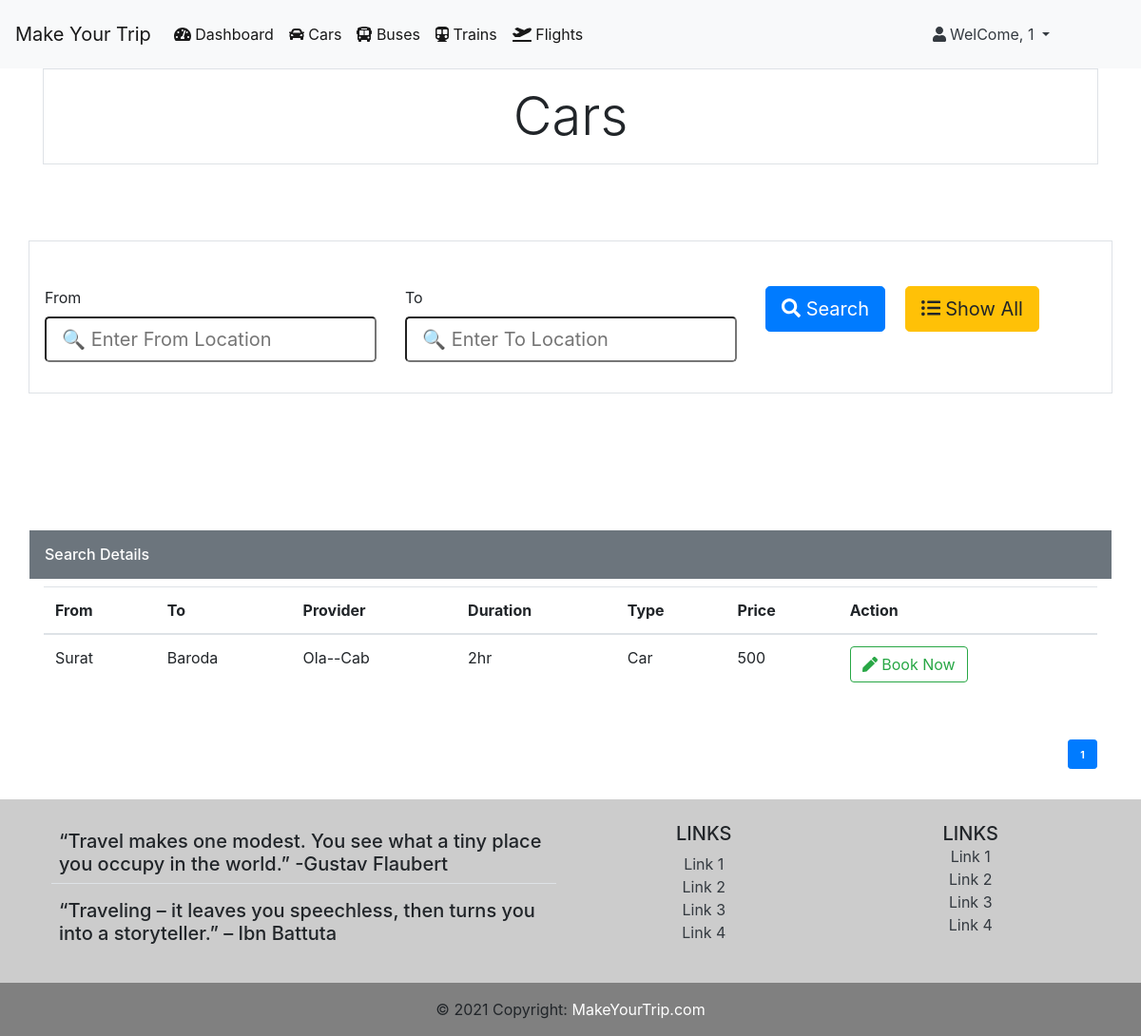
The page /car/ (signed in) on the database its author committed.
### myapp/models.py (models this page shows)
class VehicleModel(models.Model):
    provider = models.CharField(max_length=200)
    from_location = models.CharField(max_length=200)
    to_location = models.CharField(max_length=200)
    price = models.IntegerField()
    duration = models.CharField(max_length=200)
    v_class = models.CharField(max_length=200)
    v_type = models.CharField(choices=vehical_type,max_length=100)
    objects= models.Manager()

### myapp/views.py (the view)
# urls.py: path('car/', CarView, name='car'),
def CarView(request):
    if request.user.is_authenticated:
        carset = VehicleModel.objects.filter(v_type='Car')
        myFilter =SearchFilter(request.GET,queryset=carset)
        carset = myFilter.qs
        paginator = Paginator(carset, 3, orphans=1)
        page_number = request.GET.get('page')
        carset = paginator.get_page(page_number)
        context = {'carset':carset,'myFilter':myFilter,'page_number':page_number}
        return render(request,'car.html',context)
    else:
        messages.info(request, '☹︎ Please Login First')
    return redirect('/signin')

### myapp/templates/car.html (shortened to what this page needs)
{% extends 'base.html' %}
{% load widget_tweaks %}
{% block body %}
<div class="container">
    <div class="col-12 border">
        <div class="p-3 display-4 text-center">Cars</div>
    </div>
    <div class="row">
        <div class="col-12 border mx-auto p-3" style="margin-top: 5rem;">
            <form method="GET">
                <div class="row">
                    <div class="col" style="margin-top: 1.9rem;">
                        <div class="form-group ">
                            <label for="inputState">From</label>
                            {% render_field myFilter.form.from_location class='form-control-lg' placeholder='🔍 Enter From Location' %}
                        </div>
                    </div>
                    <div class="col" style="margin-top: 1.9rem;">
                        <div class="form-group ">
                            <label for="inputState">To</label>
                            {% render_field myFilter.form.to_location class='form-control-lg' placeholder='🔍 Enter To Location' %}
                        </div>
                    </div>
                    <div class="col">
                        <button type="submit" class="btn btn-primary btn-lg" style="margin-top: 1.9rem; " type="submit"><i class="fas fa-search"></i> Search</button>
                        <a href="{% url 'car' %}" class="btn btn-warning btn-lg ml-3" style="margin-top: 1.9rem; " type="submit"><i class="fas fa-list-ul"></i> Show All</a>
                    </div>
                </div>
            </form>
        </div>
    </div>
    <div class="row ">
        <div class="col-12 mx-auto p-3" style="margin-top: 5rem;">
            <div class=" row bg-secondary mt-5 text-white p-3 h6">Search Details</div>
            <table class="table table-hover">
                <thead>
                  <tr>
                    <th scope="col">From</th>
                    <th scope="col">To</th>
                    <th scope="col">Provider</th>
                    <th scope="col">Duration</th>
                    <th scope="col">Type</th>
                    <th scope="col">Price</th>
                    <th scope="col">Action</th>
                  </tr>
                </thead>
                <tbody>
                  {% for i in carset %}
                  <tr>
                    <td scope="row">{{i.from_location}}</td>
                    <td scope="row">{{i.to_location}}</td>
                    <td scope="row">{{i.provider}}</td>
                    <td scope="row">{{i.duration}}</td>
                    <td scope="row">{{i.v_type}}</td>
                    <td scope="row">{{i.price}}</td>
                    <td scope="row">
                        <a class="btn btn-outline-success" href="{% url 'booking' i.id %}"><i class="fas fa-pen"></i> Book Now</a>
                    </td>
                  </tr>
                  {% empty %}
                  <div class="alert alert-danger" role="alert">
                    <div class="text-center"><strong>-------------- No Any Cars Available --------------</strong></div>
                  </div>
                  {% endfor %}
                </tbody>
              </table>
            <div class="container mt-5">
                <div class="row float-right ">
                    <span class="m-0 p-0">
                        <span>{% for pg in carset.paginator.page_range %}
                            {% if carset.number == pg %}
                            <a href="?page={{pg}}" class="btn btn-sm btn-primary">
                                <span class="badge">{{pg}}</span>
                            </a>
                            {% else %}
                            <a href="?page={{pg}}" class="btn btn-sm btn-secondary">
                                <span class="badge">{{pg}}</span>
                            </a>
                            {% endif %}
                            {% endfor %}</span>
                    </span>
                </div>
            </div>
        </div>
    </div>
</div>
{% endblock body %}

### myapp/templates/base.html (shortened to what this page needs)
<!doctype html>
<html lang="en">
<head>
    <link rel="stylesheet" href="https://cdn.jsdelivr.net/npm/bootstrap@4.5.3/dist/css/bootstrap.min.css"
>
    <link rel="stylesheet" href="https://cdnjs.cloudflare.com/ajax/libs/font-awesome/5.15.3/css/all.min.css">
</head>
<body>
    {% if user.is_authenticated %}
    <nav class="navbar navbar-expand-lg navbar-light bg-light">
        <a class="navbar-brand" href="{% url 'home' %}">Make Your Trip</a>
        <div class="collapse navbar-collapse" id="navbarSupportedContent">
            <ul class="navbar-nav mr-auto">
                <li class="nav-item active">
                    <a class="nav-link" href="{% url 'dashboard' %}"><i class="fas fa-tachometer-alt"></i> Dashboard<span class="sr-only">(current)</span></a>
                </li>
                <li class="nav-item active">
                    <a class="nav-link" href="{% url 'car' %}"><i class="fas fa-car"></i> Cars<span class="sr-only">(current)</span></a>
                </li>
                <li class="nav-item active">
                    <a class="nav-link" href="{% url 'bus' %}"><i class="fas fa-bus-alt"></i> Buses<span class="sr-only">(current)</span></a>
                </li>
                <li class="nav-item active">
                    <a class="nav-link" href="{% url 'train' %}"><i class="fas fa-subway"></i> Trains<span class="sr-only">(current)</span></a>
                </li>
                <li class="nav-item active">
                    <a class="nav-link" href="{% url 'flight' %}"><i class="fas fa-plane-departure"></i> Flights<span class="sr-only">(current)</span></a>
                </li>
            </ul>
            <li class="nav-item dropdown navbar mr-5 text-dark">
                <a class="nav-link dropdown-toggle text-dark" href="#" id="navbarDropdown" role="button"
                    data-toggle="dropdown" aria-haspopup="true" aria-expanded="false">
                    <i class="fas fa-user"></i> WelCome, {{request.user}}
                </a>
            </li>
        </div>
    </nav>
    {% endif %}
    {% block body %}
    {% endblock body %}
    {% if user.is_authenticated %}
    <footer class=" text-center text-lg-start mt-3" style="background-color: #cccccc;" >
        <div class="container p-4">
            <div class="row">
                <div class="col-lg-6 col-md-12 mb-4 mb-md-0">
                    <div class="text-left h5 border-bottom p-2">
                        “Travel makes one modest. You see what a tiny place you occupy in the world.” -Gustav Flaubert
                    </div>
                    <div class="text-left h5 p-2">
                        “Traveling – it leaves you speechless, then turns you into a storyteller.” – Ibn Battuta
                    </div>
                </div>
                <div class="col-lg-3 col-md-6 mb-4 mb-md-0">
                    <h5 class="text-uppercase">Links</h5>
                    <ul class="list-unstyled mb-0">
                        <li>
                            <a href="#!" class="text-dark">Link 1</a>
                        </li>
                        <li>
                            <a href="#!" class="text-dark">Link 2</a>
                        </li>
                        <li>
                            <a href="#!" class="text-dark">Link 3</a>
                        </li>
                        <li>
                            <a href="#!" class="text-dark">Link 4</a>
                        </li>
                    </ul>
                </div>
                <div class="col-lg-3 col-md-6 mb-4 mb-md-0">
                    <h5 class="text-uppercase mb-0">Links</h5>
                    <ul class="list-unstyled">
                        <li>
                            <a href="#!" class="text-dark">Link 1</a>
                        </li>
                        <li>
                            <a href="#!" class="text-dark">Link 2</a>
                        </li>
                        <li>
                            <a href="#!" class="text-dark">Link 3</a>
                        </li>
                        <li>
                            <a href="#!" class="text-dark">Link 4</a>
                        </li>
                    </ul>
                </div>
            </div>
        </div>
        <div class="text-center p-3" style="background-color: #808080;">
            © 2021 Copyright:
            <a class="text-white" href="https://mdbootstrap.com/">MakeYourTrip.com</a>
        </div>
    </footer>
    {% endif %}
</body>
</html>

### rows shown on the page
VehicleModel: from_location "Surat", to_location "Baroda", provider "Ola--Cab", duration "2hr", v_type "Car", price "500"

### other values the page prints
{{ request.user }} "1"
{{ pg }} "1"
